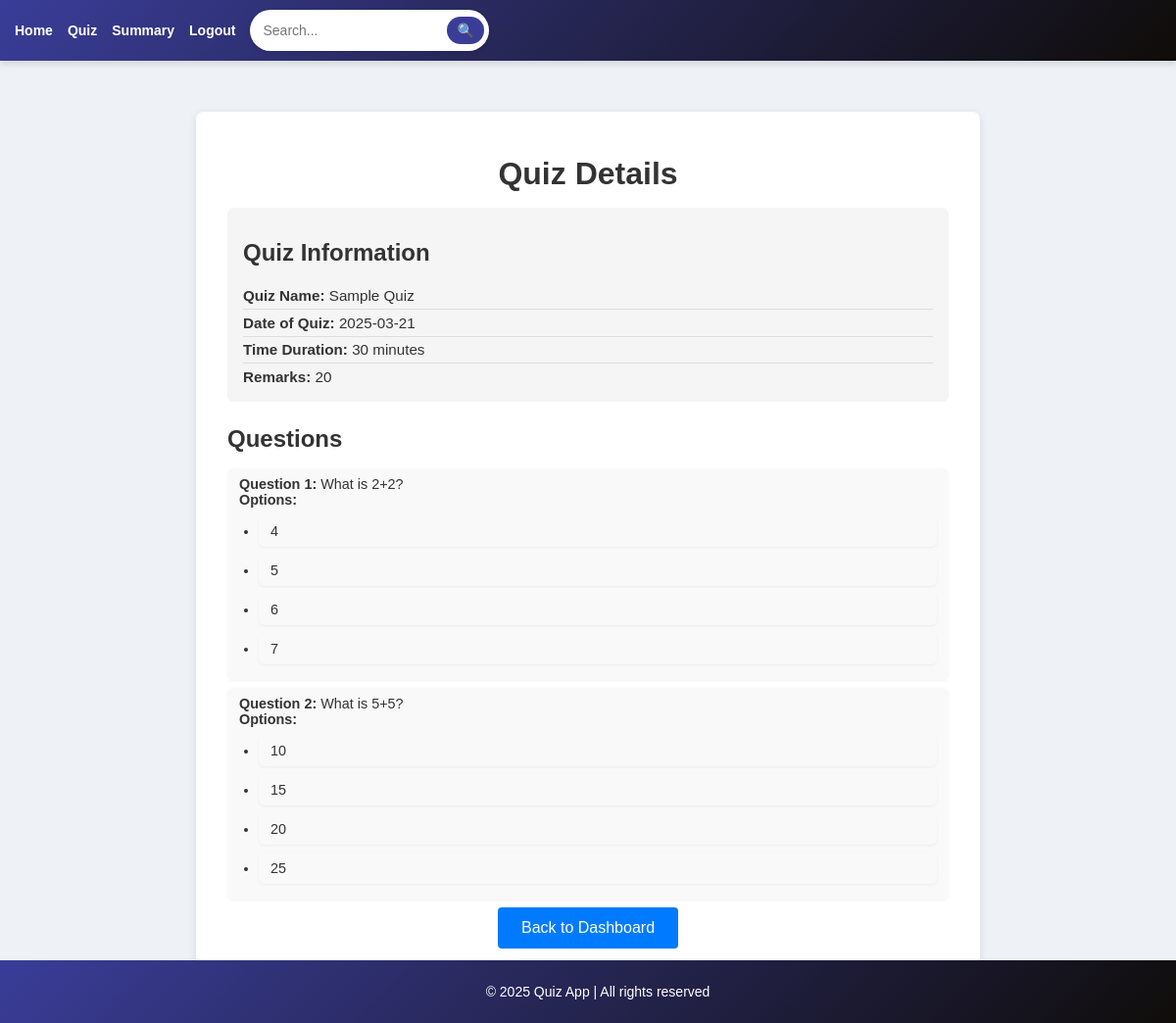
The page /quiz/1 on the database as committed earlier.
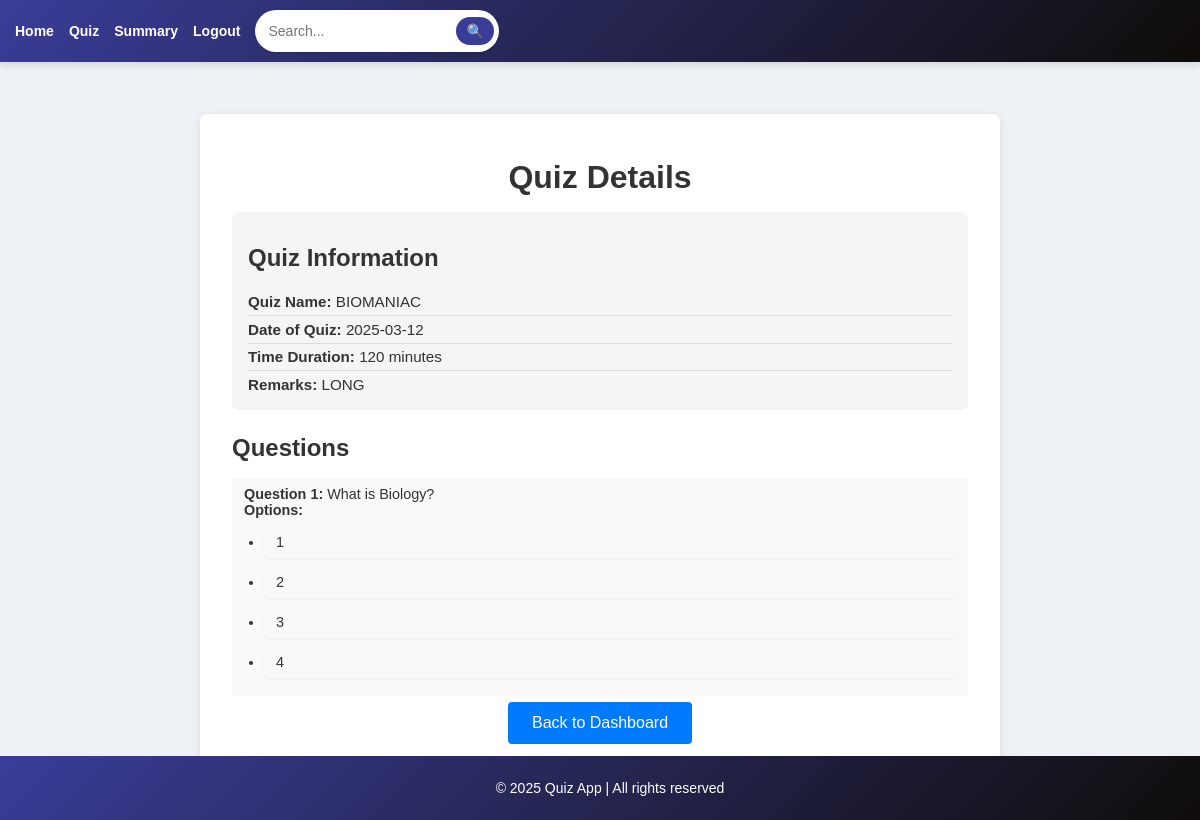
The same page on the database as committed later.
### models.py (models this page shows, shortened)
class Quiz(db.Model):
    __tablename__ = 'quiz'
    id = db.Column(db.Integer, primary_key=True)
    chapter_id = db.Column(db.Integer, db.ForeignKey('chapters.id'), nullable=False)
    name = db.Column(db.String(225), unique=True, nullable=False)
    date_of_quiz = db.Column(db.Date, nullable=True)
    time_duration = db.Column(db.Integer, nullable=True)
    remarks = db.Column(db.String(255), nullable=True)
    chapter = db.relationship('Chapter', back_populates='quizzes')
    scores = db.relationship('Score', backref='quiz', lazy=True)

class Question(db.Model):
    __tablename__ = 'questions'
    id = db.Column(db.Integer, primary_key=True)
    question_statement = db.Column(db.String, nullable=False)
    option1 = db.Column(db.String, nullable=False)
    option2 = db.Column(db.String, nullable=False)
    option3 = db.Column(db.String, nullable=False)
    option4 = db.Column(db.String, nullable=False)
    correct_answer = db.Column(db.String, nullable=False)
    chapter_id = db.Column(db.Integer, db.ForeignKey('chapters.id'), nullable=False)
    chapter = db.relationship("Chapter", back_populates="questions")

### app.py (the view)
@app.route('/quiz/<int:quiz_id>', methods=['GET'])
def view_quiz(quiz_id):
    quiz = Quiz.query.filter_by(id=quiz_id).first()
    if not quiz:
        return "Quiz not found", 404
    questions = Question.query.filter_by(chapter_id=quiz.chapter_id).all()
    return render_template('view_quiz.html', quiz=quiz, questions=questions)

### templates/view_quiz.html (shortened to what this page needs)
{% extends 'base.html' %}
{% block content %}
<div class="container">
    <h1 class="text-center">Quiz Details</h1>
    <div class="quiz-details">
        <h2>Quiz Information</h2>
        <ul>
            <li><strong>Quiz Name:</strong> {{ quiz.name }}</li>
            <li><strong>Date of Quiz:</strong> {{ quiz.date_of_quiz }}</li>
            <li><strong>Time Duration:</strong> {{ quiz.time_duration }} minutes</li>
            <li><strong>Remarks:</strong> {{ quiz.remarks }}</li>
        </ul>
    </div>
    <h2>Questions</h2>
    <div class="questions-list">
        <ul>
            {% for question in questions %}
                <li>
                    <strong>Question {{ loop.index }}:</strong> {{ question.question_statement }}<br>
                    <strong>Options:</strong>
                    <ul>
                        <li>{{ question.option1 }}</li>
                        <li>{{ question.option2 }}</li>
                        <li>{{ question.option3 }}</li>
                        <li>{{ question.option4 }}</li>
                    </ul>
                </li>
            {% endfor %}
        </ul>
    </div>
    <div class="text-center">
        <a href="{{ url_for('admin_dashboard') }}" class="btn btn-primary">Back to Dashboard</a>
    </div>
</div>
{% endblock %}

### templates/base.html (shortened to what this page needs)
<!DOCTYPE html>
<html lang="en">
<head>
</head>
<body>
    <nav>
        <ul>
            <li><a href="{{ url_for('index') }}">Home</a></li>
            <li><a href="{{ url_for('get_quiz') }}">Quiz</a></li>
            <li><a href="{{ url_for('summary') }}">Summary</a></li>
            <li><a href="{{ url_for('logout') }}">Logout</a></li>
            <li>
                <form action="{{ url_for('search') }}" method="GET" class="search-form">
                    <input type="text" name="query" placeholder="Search..." required>
                    <button type="submit">🔍</button>
                </form>
            </li>
        </ul>
    </nav>
    <main>
        {% block content %}
        {% endblock %}
    </main>
    <footer>
        <p>&copy; 2025 Quiz App | All rights reserved</p>
    </footer>
</body>
</html>

### templates/base.html (style rules this page uses)
form { background: white; padding: 10px; border-radius: 10px; box-shadow: 0px 5px 15px rgba(0, 0, 0, 0.1); }
input, select { border: 2px solid #3a3d98; border-radius: 10px; padding: 8px; }
button { font-size: 14px; font-weight: bold; padding: 8px 12px; }
body { font-family: 'Poppins', Arial, sans-serif; margin: 0; padding: 0; background-color: #eef1f6; color: #333; }
nav { background: linear-gradient(135deg, #3a3d98, #0f0c08); padding: 10px 15px; box-shadow: 0 4px 6px rgba(0, 0, 0, 0.1); }
nav ul { list-style: none; padding: 0; margin: 0; display: flex; align-items: center; }
nav ul li { margin-right: 15px; }
nav ul li a { color: white; text-decoration: none; font-weight: bold; font-size: 14px; transition: color 0.3s; }
.search-form { display: flex; align-items: center; background: white; border-radius: 25px; padding: 5px; box-shadow: 0 2px 4px rgba(0, 0, 0, 0.1); }
.search-form input { padding: 8px; border: none; border-radius: 25px; outline: none; width: 180px; font-size: 14px; }
.search-form button { padding: 6px 10px; background-color: #3a3d98; color: white; border: none; border-radius: 25px; cursor: pointer; font-size: 14px; transition: background 0.3s; }
main { padding: 20px; text-align: center; max-width: 800px; margin: auto; }
footer { text-align: center; padding: 10px; background: linear-gradient(135deg, #3a3d98, #0f0c08); color: white; position: fixed; bottom: 0; width: 100%; font-size: 14px; }

### templates/view_quiz.html (style rules this page uses)
.container { max-width: 800px; margin: 2rem auto; background: #fff; border-radius: 8px; padding: 1.5rem 2rem; box-shadow: 0 2px 8px rgba(0, 0, 0, 0.1); text-align: left; }
.container h1, .container h2 { color: #333; margin-bottom: 1rem; }
.quiz-details { background-color: #f5f5f5; padding: 0.75rem 1rem; border-radius: 6px; margin-bottom: 1.5rem; }
.quiz-details ul { list-style: none; padding: 0; margin: 0; }
.quiz-details li { padding: 0.3rem 0; border-bottom: 1px solid #ddd; font-size: 0.95rem; }
.quiz-details li:last-child { border-bottom: none; }
.questions-list ul { list-style: none; padding: 0; margin: 0; }
.questions-list li { background: #f9f9f9; margin-bottom: 0.5rem; padding: 0.5rem 0.75rem; border-radius: 6px; box-shadow: 0 1px 3px rgba(0, 0, 0, 0.05); font-size: 0.9rem; }
.questions-list li ul { list-style: disc; padding-left: 1.25rem; margin: 0.5rem 0 0 0; }
.text-center { text-align: center; }
.btn { display: inline-block; padding: 0.75rem 1.5rem; background-color: #007BFF; color: #fff; text-decoration: none; border-radius: 4px; transition: background-color 0.3s ease; }

Rows that differ between the two databases and show on the page:
removed Question: question_statement "What is 5+5?", option1 "10", option2 "15", option3 "20", option4 "25"
changed Quiz: name "Sample Quiz" → "BIOMANIAC"; date_of_quiz "2025-03-21" → "2025-03-12"; time_duration "30" → "120"; remarks "20" → "LONG"
changed Question: question_statement "What is 2+2?" → "What is Biology?"; option1 "4" → "1"; option2 "5" → "2"; option3 "6" → "3"; option4 "7" → "4"
